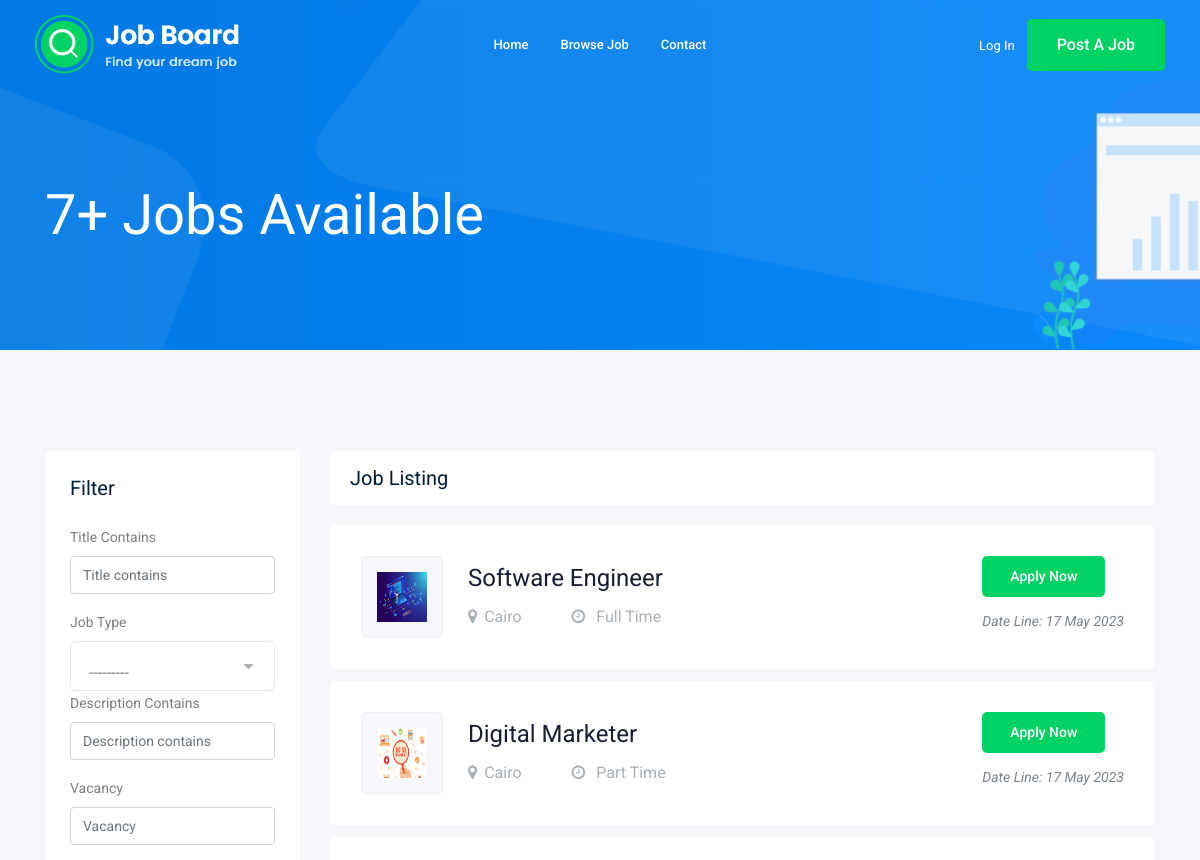
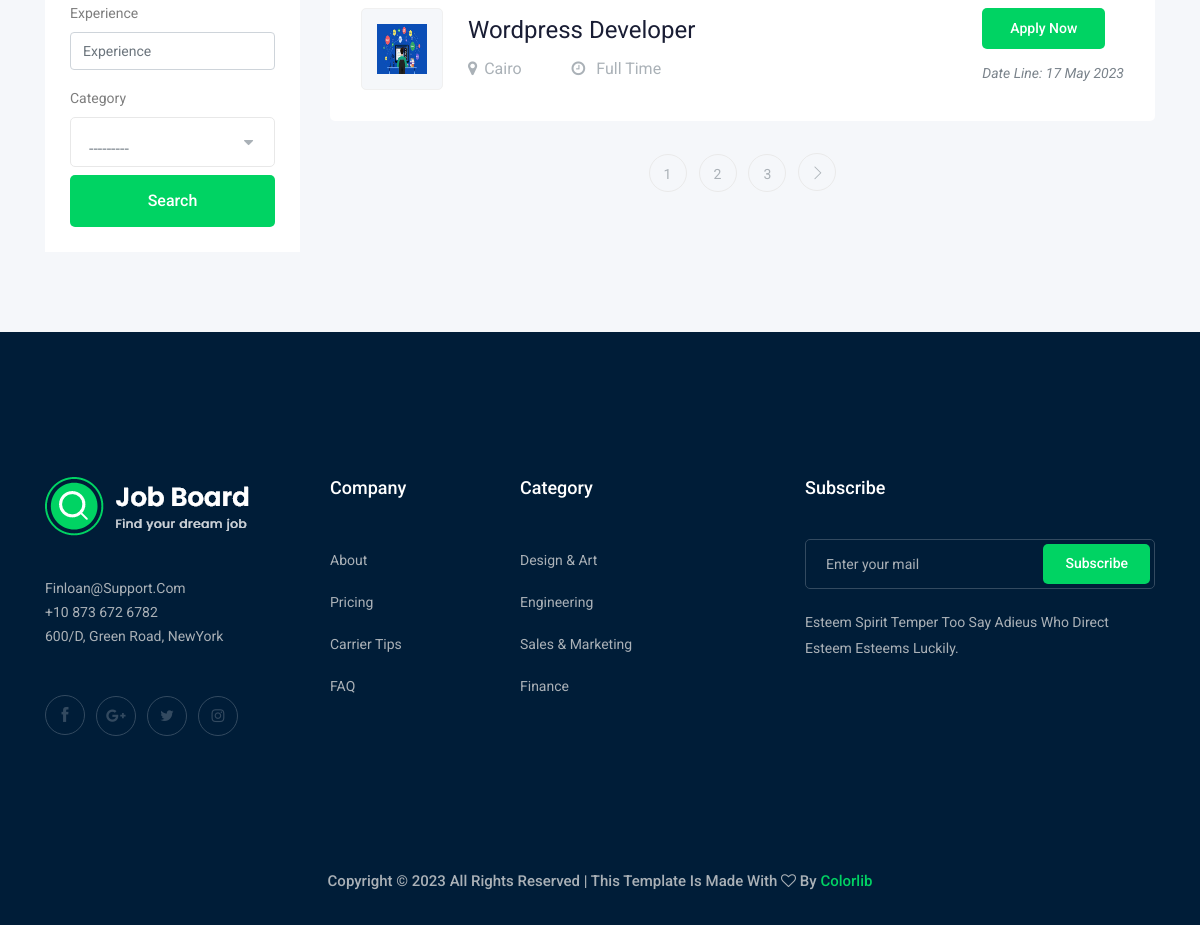
The page /job/ on the database its author committed (2 pictures, top to bottom).
### job/models.py (models this page shows, shortened)
class Category (models.Model):
    title = models.CharField(max_length=50)
    class Meta:
        verbose_name_plural = ('categories')
    def __str__(self):
        return self.title

class job(models.Model):
    owner = models.ForeignKey(User, on_delete=models.CASCADE)
    title = models.CharField(max_length=50)
    job_type = models.CharField(max_length=15, choices=jtype, null=True)
    description = models.TextField(max_length=1000)
    published_at = models.DateField(auto_now=True,)
    Vacancy = models.IntegerField(default=1)
    salary = models.IntegerField(default=0)
    experience = models.IntegerField(default=1)
    category = models.ForeignKey(
        "category", on_delete=models.CASCADE, null=True,related_name='jobcategory')
    image = models.ImageField(upload_to=imgupload, null=True)
    slug = models.SlugField(blank=True, null=True)
    city = models.ForeignKey(city,on_delete=models.CASCADE,null=True)
    def __str__(self):
        return self.title

### accounts/models.py (models this page shows)
class city(models.Model):
    name = models.CharField(max_length=50)
    def __str__(self):
        return str(self.name)

### job/views.py (the view)
# urls.py: path('', views.job_list, name='job_list'),
def job_list(request):
    job_list = job.objects.all()
    filter = jobFilter(request.GET, queryset=job_list)
    job_list_filter = filter.qs
    paginator = Paginator(job_list_filter, 3)
    page_number = request.GET.get("page")
    page_obj = paginator.get_page(page_number)
    cont = {'jobs': page_obj, 'filter': filter}
    return render(request, 'job/list.html', cont)

### job/templates/job/list.html (shortened to what this page needs)
{% extends 'base.html' %} {% load bootstrap4 %} {% block content %}
<div class="bradcam_area bradcam_bg_1">
  <div class="container">
    <div class="row">
      <div class="col-xl-12">
        <div class="bradcam_text">
          <h3>{{filter.qs.count}}+ Jobs Available</h3>
        </div>
      </div>
    </div>
  </div>
</div>
<div class="job_listing_area plus_padding">
  <div class="container">
    <div class="row">
      <div class="col-lg-3">
        <div class="job_filter white-bg">
          <div class="form_inner white-bg">
            <h3>Filter</h3>
            <form method="get">
              {% bootstrap_form filter.form %}
              <div class="reset_btn">
                <button class="boxed-btn3 w-100 mt-2" type="submit">Search</button>
              </div>
            </form>
          </div>
        </div>
      </div>
      <div class="col-lg-9">
        <div class="recent_joblist_wrap">
          <div class="recent_joblist white-bg">
            <div class="row align-items-center">
              <div class="col-md-6">
                <h4>Job Listing</h4>
              </div>
            </div>
          </div>
        </div>
        <div class="job_lists m-0">
          <div class="row">
            {% for job in jobs %}
            <div class="col-lg-12 col-md-12">
              <div class="single_jobs white-bg d-flex justify-content-between">
                <div class="jobs_left d-flex align-items-center">
                  <div class="thumb">
                    <img src="{{job.image.url}}" class="w-100 h-100" alt="" />
                  </div>
                  <div class="jobs_conetent">
                    <a href="{% url 'job:job_desc' job.slug %}">
                      <h4>{{job}}</h4>
                    </a>
                    <div class="links_locat d-flex align-items-center">
                      <div class="location">
                        <p><i class="fa fa-map-marker"></i>{{job.city}} </p>
                      </div>
                      <div class="location">
                        <p><i class="fa fa-clock-o"></i> {{job.job_type}}</p>
                      </div>
                    </div>
                  </div>
                </div>
                <div class="jobs_right">
                  <div class="apply_now">
                    <a href="{% url 'job:job_desc' job.slug %}" class="boxed-btn3">Apply Now</a>
                  </div>
                  <div class="date">
                    <p>Date line: {{job.published_at|date:'d b Y'}}</p>
                  </div>
                </div>
              </div>
            </div>
            {% endfor %}
          </div>
          {% if jobs.has_other_pages %}
          <div class="row">
            <div class="col-lg-12">
              <div class="pagination_wrap">
                <ul>
                   {% for i in jobs.paginator.page_range %}
                  <li>
                    <a href="?page={{i}}"><span>{{i}}</span></a>
                  </li>
                  {% endfor %} {% if jobs.has_next %}
                  <li>
                    <a href="?page={{ jobs.next_page_number }}">
                      <i class="ti-angle-right"></i>
                    </a>
                  </li>
                  {% endif %}
                </ul>
              </div>
            </div>
          </div>
          {% endif %}
        </div>
      </div>
    </div>
  </div>
</div>
{% endblock content %}

### templates/base.html (shortened to what this page needs)
{% load static %}
<!DOCTYPE html>
<html class="no-js" lang="zxx">
  <head>
    <link rel="stylesheet" href="{% static 'css/bootstrap.min.css' %}" />
    <link rel="stylesheet" href="{% static 'css/owl.carousel.min.css' %}" />
    <link rel="stylesheet" href="{% static 'css/magnific-popup.css' %}" />
    <link rel="stylesheet" href="{% static 'css/font-awesome.min.css' %}" />
    <link rel="stylesheet" href="{% static 'css/themify-icons.css' %}" />
    <link rel="stylesheet" href="{% static 'css/nice-select.css' %}" />
    <link rel="stylesheet" href="{% static 'css/flaticon.css' %}" />
    <link rel="stylesheet" href="{% static 'css/jquery-ui.css' %}" />
    <link rel="stylesheet" href="{% static 'css/gijgo.css' %}" />
    <link rel="stylesheet" href="{% static 'css/animate.min.css' %}" />
    <link rel="stylesheet" href="{% static 'css/slicknav.css' %}" />
    <link rel="stylesheet" href="{% static 'css/style.css' %}" />
  </head>
  <body>
    <header>
      <div class="header-area">
        <div id="sticky-header" class="main-header-area">
          <div class="container-fluid">
            <div class="header_bottom_border">
              <div class="row align-items-center">
                <div class="col-xl-3 col-lg-2">
                  <div class="logo">
                    <a href="index.html">
                      <img src="img/logo.png" alt="" />
                    </a>
                  </div>
                </div>
                <div class="col-xl-6 col-lg-7">
                  <div class="main-menu d-none d-lg-block">
                    <nav>
                      <ul id="navigation">
                        <li><a href="/">home</a></li>
                        <li>
                          <a href="{% url 'job:job_list' %}">Browse Job</a>
                        </li>
                        <li>
                          <a href="{% url 'contact:contact' %}">Contact</a>
                        </li>
                      </ul>
                    </nav>
                  </div>
                </div>
                <div class="col-xl-3 col-lg-3 d-none d-lg-block">
                  <div class="Appointment">
                    {% if request.user.is_authenticated %}
                    <div class="phone_num d-none d-xl-block">
                      <a href="{% url 'accounts:profile' %}">My Profile</a>
                    </div>
                    {% else %}
                    <div class="phone_num d-none d-xl-block">
                      <a href="{% url 'login' %}">Log in</a>
                    </div>
                    {% endif %}
                    <div class="d-none d-lg-block">
                      <a class="boxed-btn3" href="{% url 'job:job_add' %}"
                        >Post a Job</a
                      >
                    </div>
                  </div>
                </div>
                <div class="col-12">
                </div>
              </div>
            </div>
          </div>
        </div>
      </div>
    </header>
    {% block content %}{% endblock content %}
    <footer class="footer">
      <div class="footer_top">
        <div class="container">
          <div class="row">
            <div class="col-xl-3 col-md-6 col-lg-3">
              <div
                class="footer_widget wow fadeInUp"
                data-wow-duration="1s"
                data-wow-delay=".3s"
              >
                <div class="footer_logo">
                  <a href="#">
                    <img src="img/logo.png" alt="" />
                  </a>
                </div>
                <p>
                  finloan@support.com <br />
                  +10 873 672 6782 <br />
                  600/D, Green road, NewYork
                </p>
                <div class="socail_links">
                  <ul>
                    <li>
                      <a href="#">
                        <i class="ti-facebook"></i>
                      </a>
                    </li>
                    <li>
                      <a href="#">
                        <i class="fa fa-google-plus"></i>
                      </a>
                    </li>
                    <li>
                      <a href="#">
                        <i class="fa fa-twitter"></i>
                      </a>
                    </li>
                    <li>
                      <a href="#">
                        <i class="fa fa-instagram"></i>
                      </a>
                    </li>
                  </ul>
                </div>
              </div>
            </div>
            <div class="col-xl-2 col-md-6 col-lg-2">
              <div
                class="footer_widget wow fadeInUp"
                data-wow-duration="1.1s"
                data-wow-delay=".4s"
              >
                <h3 class="footer_title">Company</h3>
                <ul>
                  <li><a href="#">About </a></li>
                  <li><a href="#"> Pricing</a></li>
                  <li><a href="#">Carrier Tips</a></li>
                  <li><a href="#">FAQ</a></li>
                </ul>
              </div>
            </div>
            <div class="col-xl-3 col-md-6 col-lg-3">
              <div
                class="footer_widget wow fadeInUp"
                data-wow-duration="1.2s"
                data-wow-delay=".5s"
              >
                <h3 class="footer_title">Category</h3>
                <ul>
                  <li><a href="#">Design & Art</a></li>
                  <li><a href="#">Engineering</a></li>
                  <li><a href="#">Sales & Marketing</a></li>
                  <li><a href="#">Finance</a></li>
                </ul>
              </div>
            </div>
            <div class="col-xl-4 col-md-6 col-lg-4">
              <div
                class="footer_widget wow fadeInUp"
                data-wow-duration="1.3s"
                data-wow-delay=".6s"
              >
                <h3 class="footer_title">Subscribe</h3>
                <form action="#" class="newsletter_form">
                  <input type="text" placeholder="Enter your mail" />
                  <button type="submit">Subscribe</button>
                </form>
                <p class="newsletter_text">
                  Esteem spirit temper too say adieus who direct esteem esteems
                  luckily.
                </p>
              </div>
            </div>
          </div>
        </div>
      </div>
      <div
        class="copy-right_text wow fadeInUp"
        data-wow-duration="1.4s"
        data-wow-delay=".3s"
      >
        <div class="container">
          <div class="row">
            <div class="col-xl-12">
              <p class="copy_right text-center">
                Copyright &copy;
                All rights reserved | This template is made with
                <i class="fa fa-heart-o" aria-hidden="true"></i> by
                <a href="https://colorlib.com" target="_blank">Colorlib</a>
              </p>
            </div>
          </div>
        </div>
      </div>
    </footer>
  </body>
</html>

### rows shown on the page
job: image (placeholder picture), title "Software Engineer", city "Cairo", job_type "Full Time", published_at "17 May 2023"
job: image (placeholder picture), title "Digital Marketer", city "Cairo", job_type "Part Time", published_at "17 May 2023"
job: image (picture), title "Wordpress Developer", city "Cairo", job_type "Full Time", published_at "17 May 2023"

### other values the page prints
{{ filter.qs.count }} "7"
{{ i }} "1" "2" "3"
